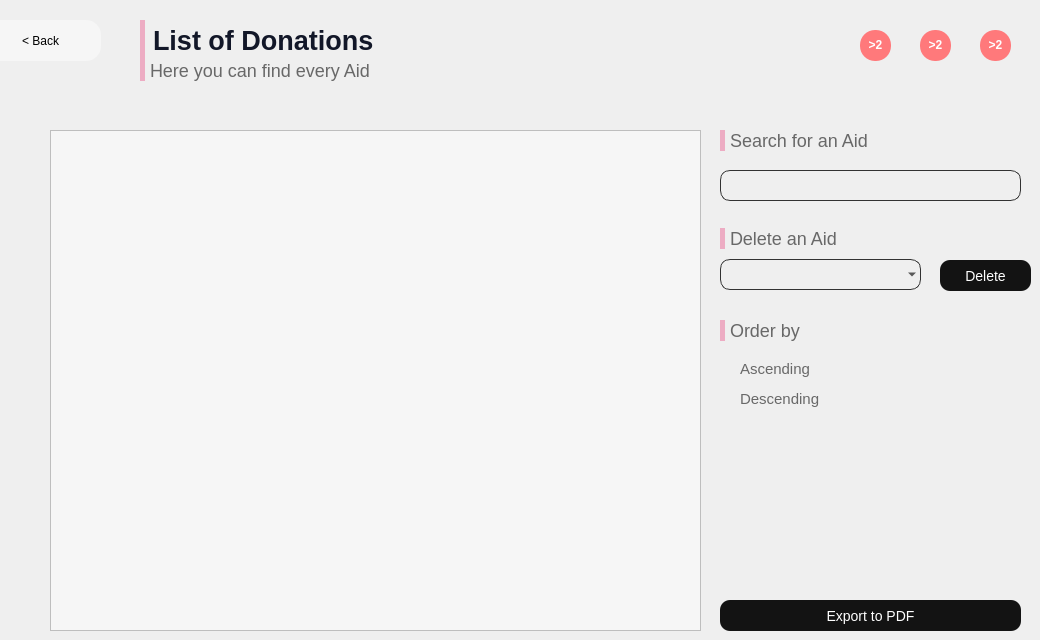
      <widget class="QWidget" name="page_12">
       <widget class="QLabel" name="label_80">
        <property name="geometry">
         <rect>
          <x>720</x>
          <y>130</y>
          <width>181</width>
          <height>21</height>
         </rect>
        </property>
        <property name="styleSheet">
         <string notr="true">font-family: 'Poppins';
font-style: normal;
background:rgba(0,0,0,0);
font-weight: 275;
font-size: 18px;
color: rgb(104,104,104);
border-left: 5px solid rgb(237,172,195);
padding-left: 1px;

</string>
        </property>
        <property name="text">
         <string>Search for an Aid</string>
        </property>
       </widget>
       <widget class="QLabel" name="label_81">
        <property name="geometry">
         <rect>
          <x>140</x>
          <y>20</y>
          <width>371</width>
          <height>41</height>
         </rect>
        </property>
        <property name="styleSheet">
         <string notr="true">font-family: 'Poppins';
font-style: normal;
background:rgba(0,0,0,0);
font-weight: 600;
font-size: 27px;
color: rgb(18,23,40);
border-left: 5px solid rgb(237,172,195);
padding-left: 1px;

</string>
        </property>
        <property name="text">
         <string>List of Donations</string>
        </property>
       </widget>
       <widget class="QLabel" name="label_82">
        <property name="geometry">
         <rect>
          <x>140</x>
          <y>60</y>
          <width>471</width>
          <height>21</height>
         </rect>
        </property>
        <property name="styleSheet">
         <string notr="true">font-family: 'Poppins';
font-style: normal;
background:rgba(0,0,0,0);
font-weight: 275;
font-size: 18px;
color: rgb(104,104,104);
border-left: 5px solid rgb(237,172,195);
padding-left: 1px;

</string>
        </property>
        <property name="text">
         <string>Here you can find every Aid</string>
        </property>
       </widget>
       <widget class="QTableView" name="tableViewads">
        <property name="geometry">
         <rect>
          <x>50</x>
          <y>130</y>
          <width>651</width>
          <height>501</height>
         </rect>
        </property>
        <property name="styleSheet">
         <string notr="true">

QTableView {
background-color: rgb(246,246,246);    selection-background-color: #3498DB;
    selection-color: white;
    color: #34495E;

}

QHeaderView::section {
    background-color: rgb(237,172,195);;
    border: none;
    padding: 8px;
    font-weight: bold;
    color: #34495E;
}

QTableView::item:selected {
    background-color: #3498DB;
    color: white;
}

QTableView::item {
    padding: 8px;
}

QTableView::horizontalHeader {
    background-color: #EAEAEA;
    border: none;
    height: 40px;
}

QTableView::horizontalHeader::section {
    border: none;
    color: #34495E;
    font-weight: bold;
    text-align: left;
    padding: 8px;
    height: 40px;
}

QTableView::verticalHeader {
    background-color: #EAEAEA;
    border: none;
    width: 40px;
}

QTableView::verticalHeader::section {
    border: none;
    color: #34495E;
    font-weight: bold;
    text-align: center;
    padding: 8px;
    width: 40px;
}</string>
        </property>
       </widget>
       <widget class="QLabel" name="label_83">
        <property name="geometry">
         <rect>
          <x>840</x>
          <y>10</y>
          <width>31</width>
          <height>31</height>
         </rect>
        </property>
        <property name="styleSheet">
         <string notr="true">background:url(&quot;:/Icons/Icons/Images/food.png&quot;);</string>
        </property>
        <property name="text">
         <string/>
        </property>
       </widget>
       <widget class="QLabel" name="label_84">
        <property name="geometry">
         <rect>
          <x>900</x>
          <y>10</y>
          <width>35</width>
          <height>35</height>
         </rect>
        </property>
        <property name="styleSheet">
         <string notr="true">background:url(&quot;:/Icons/Icons/Images/money.png&quot;);</string>
        </property>
        <property name="text">
         <string/>
        </property>
       </widget>
       <widget class="QLabel" name="label_85">
        <property name="geometry">
         <rect>
          <x>960</x>
          <y>10</y>
          <width>35</width>
          <height>35</height>
         </rect>
        </property>
        <property name="styleSheet">
         <string notr="true">background:url(&quot;:/Icons/Icons/Images/clothes.png&quot;);</string>
        </property>
        <property name="text">
         <string/>
        </property>
       </widget>
       <widget class="QLabel" name="notif_food">
        <property name="geometry">
         <rect>
          <x>860</x>
          <y>30</y>
          <width>31</width>
          <height>31</height>
         </rect>
        </property>
        <property name="cursor">
         <cursorShape>PointingHandCursor</cursorShape>
        </property>
        <property name="styleSheet">
         <string notr="true">background:rgb(255, 121, 123);
color:white;
border-radius: 15px;</string>
        </property>
        <property name="text">
         <string>&lt;html&gt;&lt;head/&gt;&lt;body&gt;&lt;p align=&quot;center&quot;&gt;&lt;span style=&quot; font-weight:600;&quot;&gt;&amp;gt;2&lt;/span&gt;&lt;/p&gt;&lt;/body&gt;&lt;/html&gt;</string>
        </property>
       </widget>
       <widget class="QPushButton" name="money_btn">
        <property name="geometry">
         <rect>
          <x>920</x>
          <y>32</y>
          <width>31</width>
          <height>31</height>
         </rect>
        </property>
        <property name="cursor">
         <cursorShape>PointingHandCursor</cursorShape>
        </property>
        <property name="styleSheet">
         <string notr="true">background:rgba(0,0,0,0);
border:0;</string>
        </property>
        <property name="text">
         <string/>
        </property>
       </widget>
       <widget class="QPushButton" name="dress_btn">
        <property name="geometry">
         <rect>
          <x>980</x>
          <y>30</y>
          <width>31</width>
          <height>31</height>
         </rect>
        </property>
        <property name="cursor">
         <cursorShape>PointingHandCursor</cursorShape>
        </property>
        <property name="styleSheet">
         <string notr="true">background:rgba(0,0,0,0);
border:0;</string>
        </property>
        <property name="text">
         <string/>
        </property>
       </widget>
       <widget class="QPushButton" name="food_btn">
        <property name="geometry">
         <rect>
          <x>860</x>
          <y>32</y>
          <width>31</width>
          <height>31</height>
         </rect>
        </property>
        <property name="cursor">
         <cursorShape>PointingHandCursor</cursorShape>
        </property>
        <property name="styleSheet">
         <string notr="true">background:rgba(0,0,0,0);
border:0;</string>
        </property>
        <property name="text">
         <string/>
        </property>
       </widget>
       <widget class="QRadioButton" name="radioButton_3">
        <property name="geometry">
         <rect>
          <x>720</x>
          <y>360</y>
          <width>111</width>
          <height>18</height>
         </rect>
        </property>
        <property name="styleSheet">
         <string notr="true">font-family: 'Poppins';
font-style: normal;
background:rgba(0,0,0,0);
font-weight: 275;
font-size: 15px;
color: rgb(104,104,104);</string>
        </property>
        <property name="text">
         <string>Ascending</string>
        </property>
       </widget>
       <widget class="QRadioButton" name="radioButton_4">
        <property name="geometry">
         <rect>
          <x>720</x>
          <y>390</y>
          <width>111</width>
          <height>18</height>
         </rect>
        </property>
        <property name="styleSheet">
         <string notr="true">font-family: 'Poppins';
font-style: normal;
background:rgba(0,0,0,0);
font-weight: 275;
font-size: 15px;
color: rgb(104,104,104);</string>
        </property>
        <property name="text">
         <string>Descending</string>
        </property>
       </widget>
       <widget class="QLineEdit" name="aid_recherche">
        <property name="geometry">
         <rect>
          <x>720</x>
          <y>170</y>
          <width>301</width>
          <height>31</height>
         </rect>
        </property>
        <property name="styleSheet">
         <string notr="true">background-color: white; border-radius: 10px; 
background:rgba(0,0,0,0);
border: 1px solid rgb(50,50,50);
padding-left:5px;</string>
        </property>
       </widget>
       <widget class="QPushButton" name="pdf_aid">
        <property name="geometry">
         <rect>
          <x>720</x>
          <y>600</y>
          <width>301</width>
          <height>31</height>
         </rect>
        </property>
        <property name="styleSheet">
         <string notr="true">QPushButton{
border-radius: 10px; 
font-family: 'Poppins';
font-style: normal;
font-weight: 400;
font-size: 14px;
background:rgb(19,19,19);
color:white;
}
QPushButton:hover{
background:rgb(129, 129, 129);
}

</string>
        </property>
        <property name="text">
         <string>Export to PDF</string>
        </property>
       </widget>
       <widget class="QLabel" name="notif_money">
        <property name="geometry">
         <rect>
          <x>920</x>
          <y>30</y>
          <width>31</width>
          <height>31</height>
         </rect>
        </property>
        <property name="cursor">
         <cursorShape>ArrowCursor</cursorShape>
        </property>
        <property name="styleSheet">
         <string notr="true">background:rgb(255, 121, 123);
color:white;
border-radius: 15px;</string>
        </property>
        <property name="text">
         <string>&lt;html&gt;&lt;head/&gt;&lt;body&gt;&lt;p align=&quot;center&quot;&gt;&lt;span style=&quot; font-weight:600;&quot;&gt;&amp;gt;2&lt;/span&gt;&lt;/p&gt;&lt;/body&gt;&lt;/html&gt;</string>
        </property>
       </widget>
       <widget class="QLabel" name="notif_dress">
        <property name="geometry">
         <rect>
          <x>980</x>
          <y>30</y>
          <width>31</width>
          <height>31</height>
         </rect>
        </property>
        <property name="cursor">
         <cursorShape>ArrowCursor</cursorShape>
        </property>
        <property name="styleSheet">
         <string notr="true">background:rgb(255, 121, 123);
color:white;
border-radius: 15px;</string>
        </property>
        <property name="text">
         <string>&lt;html&gt;&lt;head/&gt;&lt;body&gt;&lt;p align=&quot;center&quot;&gt;&lt;span style=&quot; font-weight:600;&quot;&gt;&amp;gt;2&lt;/span&gt;&lt;/p&gt;&lt;/body&gt;&lt;/html&gt;</string>
        </property>
       </widget>
       <widget class="QLabel" name="label_88">
        <property name="geometry">
         <rect>
          <x>720</x>
          <y>228</y>
          <width>181</width>
          <height>21</height>
         </rect>
        </property>
        <property name="styleSheet">
         <string notr="true">font-family: 'Poppins';
font-style: normal;
background:rgba(0,0,0,0);
font-weight: 275;
font-size: 18px;
color: rgb(104,104,104);
border-left: 5px solid rgb(237,172,195);
padding-left: 1px;

</string>
        </property>
        <property name="text">
         <string>Delete an Aid</string>
        </property>
       </widget>
       <widget class="QLabel" name="label_89">
        <property name="geometry">
         <rect>
          <x>720</x>
          <y>320</y>
          <width>181</width>
          <height>21</height>
         </rect>
        </property>
        <property name="styleSheet">
         <string notr="true">font-family: 'Poppins';
font-style: normal;
background:rgba(0,0,0,0);
font-weight: 275;
font-size: 18px;
color: rgb(104,104,104);
border-left: 5px solid rgb(237,172,195);
padding-left: 1px;

</string>
        </property>
        <property name="text">
         <string>Order by</string>
        </property>
       </widget>
       <widget class="QComboBox" name="comboBox_6">
        <property name="geometry">
         <rect>
          <x>720</x>
          <y>259</y>
          <width>201</width>
          <height>31</height>
         </rect>
        </property>
        <property name="styleSheet">
         <string notr="true">background-color: white; border-radius: 10px; 
background:rgba(0,0,0,0);
border: 1px solid rgb(50,50,50);
padding-left:5px;</string>
        </property>
       </widget>
       <widget class="QPushButton" name="pushButton_13">
        <property name="geometry">
         <rect>
          <x>-20</x>
          <y>20</y>
          <width>121</width>
          <height>41</height>
         </rect>
        </property>
        <property name="styleSheet">
         <string notr="true">QPushButton{
background-color:rgb(246, 246, 246);
border:0;
color:black;
	font: 75 15pt &quot;Poppins&quot;;
font-weight:275;
border-radius:15px;
}</string>
        </property>
        <property name="text">
         <string>&lt; Back</string>
        </property>
       </widget>
       <widget class="QPushButton" name="Delete_aid">
        <property name="geometry">
         <rect>
          <x>940</x>
          <y>260</y>
          <width>91</width>
          <height>31</height>
         </rect>
        </property>
        <property name="styleSheet">
         <string notr="true">QPushButton{
border-radius: 10px; 
font-family: 'Poppins';
font-style: normal;
font-weight: 400;
font-size: 14px;
background:rgb(19,19,19);
color:white;
}
QPushButton:hover{
background:rgb(129, 129, 129);
}

</string>
        </property>
        <property name="text">
         <string>Delete</string>
        </property>
       </widget>
       <widget class="QPushButton" name="pushButton_16">
        <property name="geometry">
         <rect>
          <x>720</x>
          <y>430</y>
          <width>301</width>
          <height>151</height>
         </rect>
        </property>
        <property name="cursor">
         <cursorShape>PointingHandCursor</cursorShape>
        </property>
        <property name="styleSheet">
         <string notr="true">background:rgba(0,0,0,0);
border:0;</string>
        </property>
        <property name="text">
         <string/>
        </property>
       </widget>
       <widget class="QLabel" name="label_28">
        <property name="geometry">
         <rect>
          <x>720</x>
          <y>430</y>
          <width>300</width>
          <height>150</height>
         </rect>
        </property>
        <property name="styleSheet">
         <string notr="true">background:url(&quot;:/Icons/Icons/Images/qrcode.png&quot;);</string>
        </property>
        <property name="text">
         <string/>
        </property>
       </widget>
       <zorder>label_80</zorder>
       <zorder>label_81</zorder>
       <zorder>label_82</zorder>
       <zorder>tableViewads</zorder>
       <zorder>label_83</zorder>
       <zorder>label_84</zorder>
       <zorder>label_85</zorder>
       <zorder>notif_food</zorder>
       <zorder>food_btn</zorder>
       <zorder>radioButton_3</zorder>
       <zorder>radioButton_4</zorder>
       <zorder>aid_recherche</zorder>
       <zorder>pdf_aid</zorder>
       <zorder>notif_money</zorder>
       <zorder>notif_dress</zorder>
       <zorder>label_88</zorder>
       <zorder>label_89</zorder>
       <zorder>comboBox_6</zorder>
       <zorder>dress_btn</zorder>
       <zorder>money_btn</zorder>
       <zorder>pushButton_13</zorder>
       <zorder>Delete_aid</zorder>
       <zorder>label_28</zorder>
       <zorder>pushButton_16</zorder>
      </widget>
